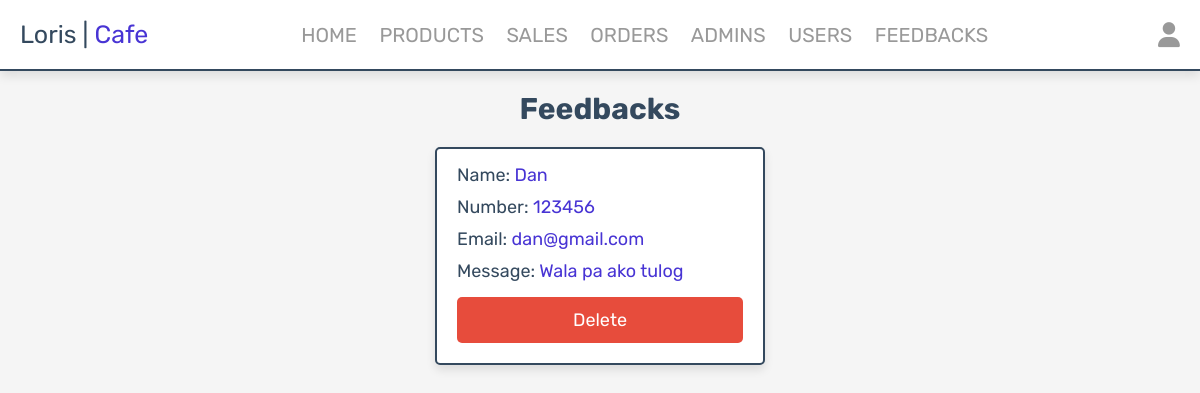
/admin/messages.php (signed in), run on the app's committed database.
### tables this page shows
CREATE TABLE `messages` (
  `id` int(100) NOT NULL,
  `user_id` int(100) NOT NULL,
  `name` varchar(100) NOT NULL,
  `email` varchar(100) NOT NULL,
  `number` varchar(12) NOT NULL,
  `message` varchar(500) NOT NULL
);

### admin/messages.php (the view, shortened to what this page needs)
<?php
include_once '../components/connect.php';
?>
<!DOCTYPE html>
<html lang="en">
<head>
   <link rel="stylesheet" href="https://cdnjs.cloudflare.com/ajax/libs/font-awesome/6.1.1/css/all.min.css">
   <link rel="stylesheet" href="../css/admin_style.css">
</head>
<body>
<?php include '../components/admin_header.php' ?>
<section class="messages">
   <h1 class="heading">Feedbacks</h1>
   <div class="box-container">
   <?php
      $select_messages = $conn->prepare("SELECT * FROM `messages`");
      $select_messages->execute();
      if($select_messages->rowCount() > 0){
         while($fetch_messages = $select_messages->fetch(PDO::FETCH_ASSOC)){
   ?>
   <div class="box">
      <p> Name: <span><?= $fetch_messages['name']; ?></span> </p>
      <p> Number: <span><?= $fetch_messages['number']; ?></span> </p>
      <p> Email: <span><?= $fetch_messages['email']; ?></span> </p>
      <p> Message: <span><?= $fetch_messages['message']; ?></span> </p>
      <a href="messages.php?delete=<?= $fetch_messages['id']; ?>" class="delete-btn" onclick="return confirm('Delete This Feedback?');">Delete</a>
   </div>
   <?php
         }
      }else{
         echo '<p class="empty">There is no Feedbacks at the moment...</p>';
      }
   ?>
   </div>
</section>
</body>
</html>

### css/admin_style.css (style rules this page uses)
:root { --main-color:#4834d4; --red:#e74c3c; --orange:#f39c12; --black:#34495e; --white:#fff; --light-bg:#f5f5f5; --light-color:#999; --border:.2rem solid var(--black); --box-shadow:0 .5rem 1rem rgba(0,0,0,.1); --mema: #eae0c6; }
* { font-family: 'Rubik', sans-serif; margin:0; padding:0; box-sizing: border-box; text-decoration: none; outline: none; border:none; }
html { font-size: 62.5%; overflow-x: hidden; }
body { background-color: var(--light-bg); }
section { max-width: 1200px; margin:0 auto; padding:2rem; }
.btn, .delete-btn, .option-btn { display: block; margin-top: 1rem; border-radius: .5rem; cursor: pointer; width: 100%; font-size: 1.8rem; color:var(--white); padding:1.2rem 3rem; text-transform: capitalize; text-align: center; }
.delete-btn { background-color: var(--red); }
.heading { text-align: center; margin-bottom: 2rem; text-transform: capitalize; color:var(--black); font-size: 3rem; }
.messages .box-container { display: grid; grid-template-columns: repeat(auto-fit, 33rem); gap:1.5rem; justify-content: center; align-items: flex-start; }
.messages .box-container .box { background-color: var(--white); border-radius: .5rem; box-shadow: var(--box-shadow); border:var(--border); padding:2rem; padding-top: 1rem; }
.messages .box-container .box p { padding: .5rem 0; font-size: 1.8rem; color:var(--black); }
.messages .box-container .box p span { color:var(--main-color); }

### data on the page
messages: name "Dan", number "123456", email "dan@gmail.com", message "Wala pa ako tulog"
